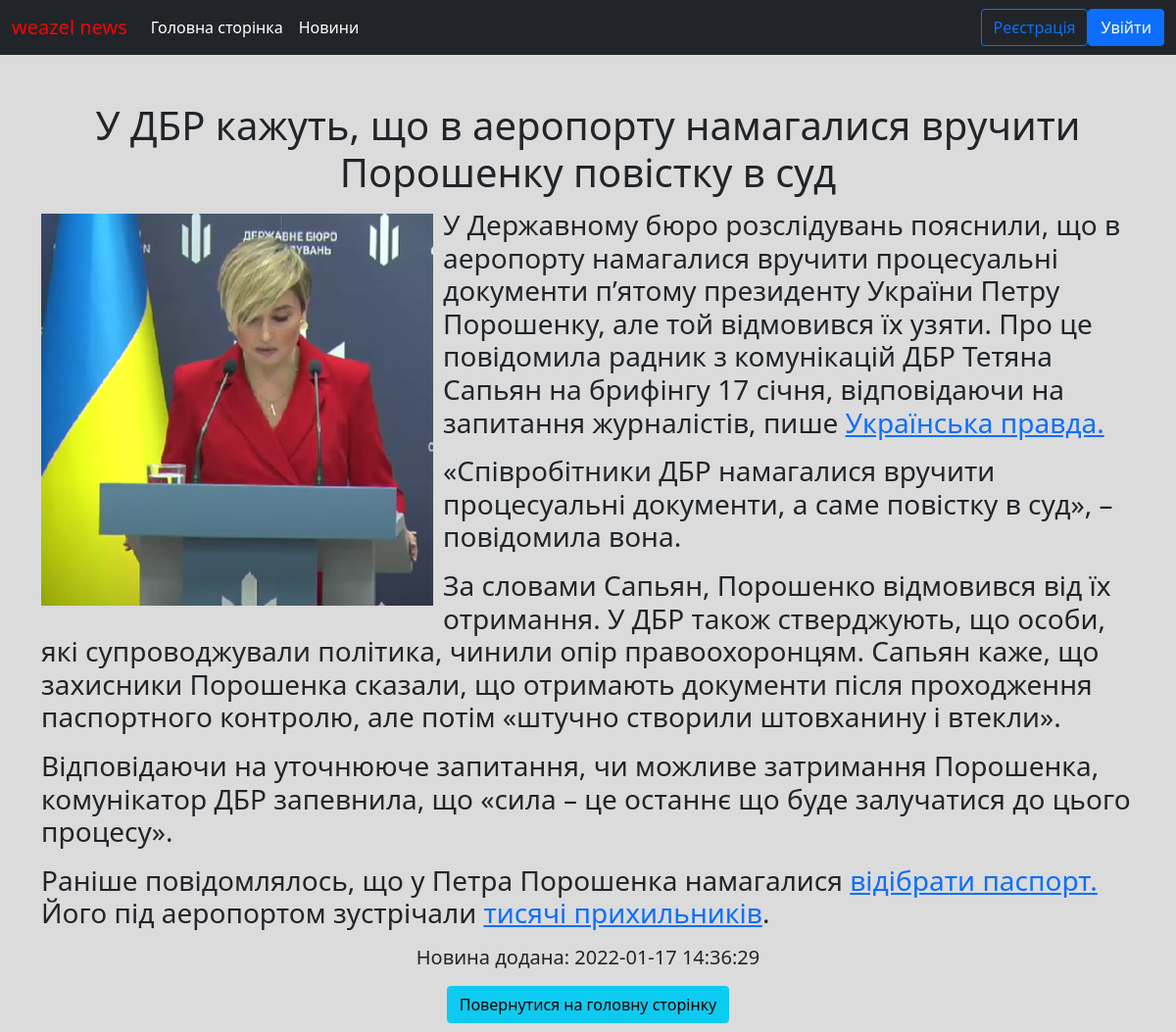
Screenshot of /news/view?id=34 with the database file from the repository.
### tables this page shows
CREATE TABLE `news` (
  `id` int(11) NOT NULL,
  `title` varchar(255) NOT NULL,
  `short_text` text NOT NULL,
  `datetime` datetime NOT NULL,
  `datetime_lastedit` datetime DEFAULT NULL,
  `user_id` int(11) NOT NULL,
  `text` text NOT NULL,
  `photo` varchar(255) DEFAULT NULL
);

### core/Controller.php (called while the page is built, shortened)
<?php
class Controller
{
    public function render($viewsName, $localParams = null, $globalParams = null)
    {
        $tpl = new Template();
        if (is_array($localParams))
            $tpl->setParams($localParams);
        $moduleName = strtolower((new \ReflectionClass($this))->getShortName());
        $globalParams['PageContent'] = $tpl->render("views/{$moduleName}/{$viewsName}.php");
        return $globalParams;
    }
}

### controllers/News.php (called while the page is built, shortened)
<?php
class News extends Controller
{
    protected $newsModel;
    public function __construct()
    {
        $this->newsModel = new \models\News();
    }
    public function actionView()
    {
        $id = $_GET['id'];
        $news = $this->newsModel->GetNewsById($id);
        $title = $news['title'];
        return $this->render('view', ['model' => $news], [
            'PageTitle' => $title,
            'MainTitle' => $title,
        ]);
    }
}

### core/Core.php (called while the page is built, shortened)
<?php
class Core
{
    private static $instance;
    private static $mainTemplate;
    private static $db;
    private function __construct()
    {
        global $Config;
        self::$db = new \core\DB($Config['Database']['Server'],
            $Config['Database']['Username'],
            $Config['Database']['Password'],
            $Config['Database']['Database']);
    }
    public static function getInstance()
    {
        if (empty(self::$instance)) {
            self::$instance = new Core();
            return self::getInstance();
        } else
            return self::$instance;
    }
    public function getDB()
    {
        return self::$db;
    }
    public function init()
    {
        self::$mainTemplate = new Template();
    }
    public function run()
    {
        $path = $_GET['path'];
        $pathParts = explode('/', $path);
        $className = ucfirst($pathParts[0]);
        if (empty($className))
            $fullClassName = 'controllers\\Site';
        else
            $fullClassName = 'controllers\\' . $className;
        $methodName = ucfirst($pathParts[1]);
        if (empty($methodName))
            $fullMethodName = 'actionIndex';
        else
            $fullMethodName = 'action' . $methodName;
        if (class_exists($fullClassName)) {
            $controller = new $fullClassName();
            if (method_exists($controller, $fullMethodName)) {
                $method = new \ReflectionMethod($fullClassName, $fullMethodName);
                $paramsArray = [];
                $result = $method->invokeArgs($controller, $paramsArray);
                if (is_array($result)) {
                    self::$mainTemplate->setParams($result);
                }
            } else
                throw new \Exception('404 Not Found');
        } else
            throw new \Exception('404 Not Found');
    }
    public function done()
    {
        self::$mainTemplate->display('views/layout/index.php');
    }
}

### index.php (called while the page is built)
<?php
include('config/config.php');
include('core/Core.php');
$core = \core\Core::getInstance();
$core->init();
$core->run();
$core->done();

### core/DB.php (called while the page is built, shortened)
<?php
class DB
{
    protected $pdo;
    public function __construct($server, $login, $password, $database)
    {
        $this->pdo = new \PDO("mysql:host={$server};dbname=$database;charset=UTF8", $login, $password);
    }
    public function select($table, $fields = "*", $where = null, $orderBy = null, $limit = null, $offset = null)
    {
        $fieldsStr = "*";
        if (is_string($fields))
            $fieldsStr = $fields;
        $sql = "SELECT {$fieldsStr} FROM {$table} ";
        if (is_array($where) && count($where) > 0) {
            $whereParts = [];
            foreach ($where as $key => $value) {
                $whereParts [] = "{$key}= ?";
            }
            $whereStr = implode(' AND ', $whereParts);
            $sql .= ' WHERE ' . $whereStr;
        }
        $sth = $this->pdo->prepare($sql);
        if (is_array($where) && count($where) > 0)
            $sth->execute(array_values($where));
        else
            $sth->execute();
        return $sth->fetchAll();
    }
}

### models/News.php (called while the page is built, shortened)
<?php
class News extends \core\Model
{
    public function GetNewsById($id)
    {
        $news = \core\Core::getInstance()->getDB()->select('news', '*', ['id' => $id]);
        if (!empty($news))
            return $news[0];
        else
            return null;
    }
}

### models/Users.php (called while the page is built, shortened)
<?php
class Users extends Model
{
    public function IsUserAuthenticated()
    {
        return isset($_SESSION['user']);
    }
}

### views/news/view.php (the view)
<div class="news">
    <div>
        <? if (is_file('files/news/' . $model['photo'] . '_m.jpg')): ?>
            <? if (is_file('files/news/' . $model['photo'] . '_m.jpg')): ?>
                <a href="/files/news/<?= $model['photo'] ?>_b.jpg"  target="_blank" >
            <? endif; ?>
            <img class="bd-placeholder-img rounded float-start "
                 src="/files/news/<?= $model['photo'] ?>_m.jpg"/>
            <? if (is_file('files/news/' . $model['photo'] . '_m.jpg')): ?>
                </a>
            <? endif; ?>
        <? endif; ?>
    </div>
    <div>
        <h3> <?= $model['text'] ?></h3>
    </div>
</div>
<div>
    <h5 class="char1">Новина додана: <?= $model['datetime'] ?></h5>
    <h1 class="char1"><a href="/site" class="btn btn-info">Повернутися на головну сторінку</a></h1>
</div>

### views/layout/index.php (shortened to what this page needs)
<?php
$UserModel = new \models\Users();
?>
<!DOCTYPE html>
<hml>
    <head>
        <link href="https://cdn.jsdelivr.net/npm/bootstrap@5.0.2/dist/css/bootstrap.min.css" rel="stylesheet"
>
        <link href="/style.css" type="text/css" rel="stylesheet"/>
    </head>
    <body id="backcolor">
    <nav class="navbar navbar-dark bg-dark navbar-expand-lg navbar-light bg-light">
        <div class="container-fluid">
            <a class="navbar-brand" href="" style="color: red">weazel news</a>
            <div class="collapse navbar-collapse" id="navbarSupportedContent">
                <ul class="navbar-nav me-auto mb-2 mb-lg-0">
                    <li class="nav-item">
                        <a class="nav-link active" aria-current="page" href="/">Головна сторінка</a>
                    </li>
                    <li class="nav-item">
                        <a class="nav-link active" href="/news">Новини</a>
                    </li>
                </ul>
                <form class="d-flex">
                    <? if (!$UserModel->IsUserAuthenticated()): ?>
                        <a href="/users/register" class="btn btn-outline-primary ">Реєстрація</a>
                        <a href="/users/login" class="btn btn-primary">Увійти</a>
                    <? endif; ?>
                </form>
            </div>
        </div>
    </nav>
    <div class="container">
        <h1 class="mt-5 char1"><?= $PageTitle ?></h1>
        <?= $PageContent ?>
    </div>
    </body>
</hml>

### style.css (style rules this page uses)
.news .bd-placeholder-img.rounded { padding: 10px 10px 10px 0; }
h3 { padding-top: 5px; }
.char1 { text-align: center; }
#backcolor { background: #dbdbdb; }
* { box-sizing: border-box; }

### rows the page displays
news: title "У ДБР кажуть, що в аеропорту намагалися вручити Порошенку повістку в суд", photo (picture), text "У Державному бюро розслідувань пояснили, що в аеропорту намагалися вручити процесуальні документи п’ятому президенту України Петру Порошенку, але той відмовився їх узяти. Про це повідомила радник з комунікацій ДБР Тетяна Сапьян на брифінгу 17 січня, відповідаючи на запитання журналістів, пише Українська правда. «Співробітники ДБР намагалися вручити процесуальні документи, а саме повістку в суд», – повідомила вона. За словами Сапьян, Порошенко відмовився від їх отримання. У ДБР також стверджують, що особи, які супроводжували політика, чинили опір правоохоронцям. Сапьян каже, що захисники Порошенка сказали, що отримають документи після проходження паспортного контролю, але потім «штучно…", datetime "2022-01-17 14:36:29"
